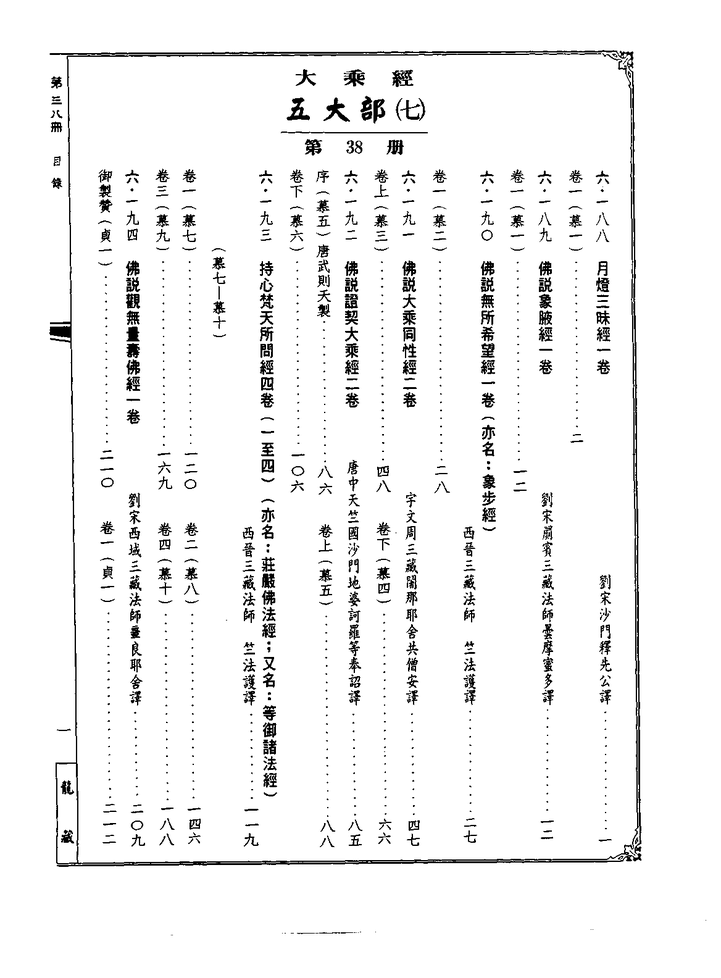
#> input picture 1.pdf2png/0.0.extract.from.one.pdf/png/page-001.png, 721 x 978 px, shrunk from 1168 x 1584 before the run, given as the content of the folder qldzjpng, which was not available
$ python 1.g.all.py
#> lines starting #> are read from the running program, lines starting #| are printed output that depends on the picture; after the words box and inside, x2 and y2 are one past the last pixel; in counts of white or black regions, pixels touching at a corner belong together; pictures that were not available may be replaced by others from this repository, and a replacement may not be noted
"""
此脚本旨在遍历指定目录（qldzjpng）及其所有子目录中的图片文件，并对每张图片的左侧和右侧特定部分进行文本检测。
- 功能1：遍历整个qldzjpng目录及其子目录中的所有图片，按照目录的次序先后访问。
- 功能2：如果发现某个图片中，左侧是黑底白字的，记录其路径和文件名，并保存到输出文件中(output.txt)。
- 功能3：为了防止程序意外中止后可以继续，请记录识别的进度(progress.txt)，以便从中断的地方继续执行。
- 需求1：截取的图片不需要保存。
- 需求2：在控制台上输出处理进度，但不要输出调试信息。
- 需求3：将上述功能和需求整理并放在代码前面作为说明。

使用方法：
确保设置了正确的根目录路径(root_directory)，然后运行脚本。
"""

import os
import numpy as np
from PIL import Image, ImageEnhance, ImageOps
from paddleocr import PaddleOCR

def get_image_brightness(image):
    """
    计算图像的平均亮度。
    """
    gray_image = image.convert('L')
    mean_value = np.array(gray_image).mean()
    return mean_value

def preprocess_image(image):
    """
    对图像进行预处理，包括转换为灰度、增强对比度和二值化等。
    """
    gray_image = image.convert("L")
    enhancer = ImageEnhance.Contrast(gray_image)
    enhanced_image = enhancer.enhance(2.0)
    threshold = 150
    binary_image = enhanced_image.point(lambda x: 255 if x > threshold else 0, '1')
    return binary_image.convert('RGB')

def detect_text_in_image_part(image_path, part, progress_file, output_file):
#> called with image_path = '_only/page-001.png', part = 'left', progress_file = 'progress.txt', output_file = 'output.txt'
    try:
        with Image.open(image_path) as img:
#> img is the input picture: PIL image 721x978 L; min 0, max 255, mean 243.2
            width, height = img.size
#> width = 721; height = 978

            box = (width*0//15, height*2//10, width*2//15, height*5//10) if part == 'left' else \
                  (width - width*2//15, height*2//10, width - width*0//15, height*5//10)
#> box = (0, 195, 96, 489)

            cropped_img = img.crop(box)
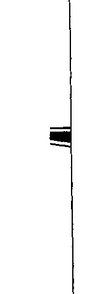
#> cropped_img: PIL image 96x294 L; min 0, max 255, mean 248.7
            brightness = get_image_brightness(cropped_img)
#> in get_image_brightness, `mean_value = np.array(gray_image).mean()`: mean_value = 248.7
#> brightness = 248.7

            if part == 'left' and brightness < 128:
                with open(output_file, 'a') as out_f:
                    out_f.write(f"Dark background with light text in file: {image_path}\n")

            processed_img = preprocess_image(cropped_img)
#> in preprocess_image, `binary_image = enhanced_image.point(lambda x: 255 if x > threshold els..`:
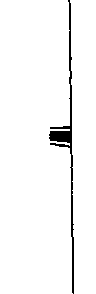
#> binary_image: PIL image 96x294 1; 96.8% white; 1 black region, box (x1, y1, x2, y2) and area: (49, 0, 74, 294) 903
            cropped_img_np = np.array(processed_img).astype(np.uint8)
            ocr.ocr(cropped_img_np, cls=True)

            # 更新进度文件
            with open(progress_file, 'a') as pf:
                pf.write(f"{image_path}\n")

        print(f"Processed {part} part of {image_path}")
    except Exception:
        print(f"Error processing {image_path}'s {part} part.")

def main(root_dir, progress_file='progress.txt', output_file='output.txt'):
    if os.path.exists(progress_file):
        with open(progress_file, 'r') as f:
            processed_files = set(line.strip() for line in f.readlines())
    else:
        processed_files = set()

    total_files = sum(len(files) for _, _, files in os.walk(root_dir))
    processed_count = len(processed_files)

    for subdir, _, files in os.walk(root_dir):
        for file in files:
            if file.lower().endswith(('png', 'jpg', 'jpeg')):
                full_path = os.path.join(subdir, file)
                if full_path in processed_files:
                    continue

                parts = ['left', 'right']
                for part in parts:
                    detect_text_in_image_part(full_path, part, progress_file, output_file)

                processed_count += 1
#> processed_count = 1
                print(f"Progress: {processed_count}/{total_files}")
#| Progress: 1/1

if __name__ == "__main__":
    root_directory = "qldzjpng"
    main(root_directory)

$ run again, on 1.pdf2png/0.0.extract.from.one.pdf/png/page-024.png
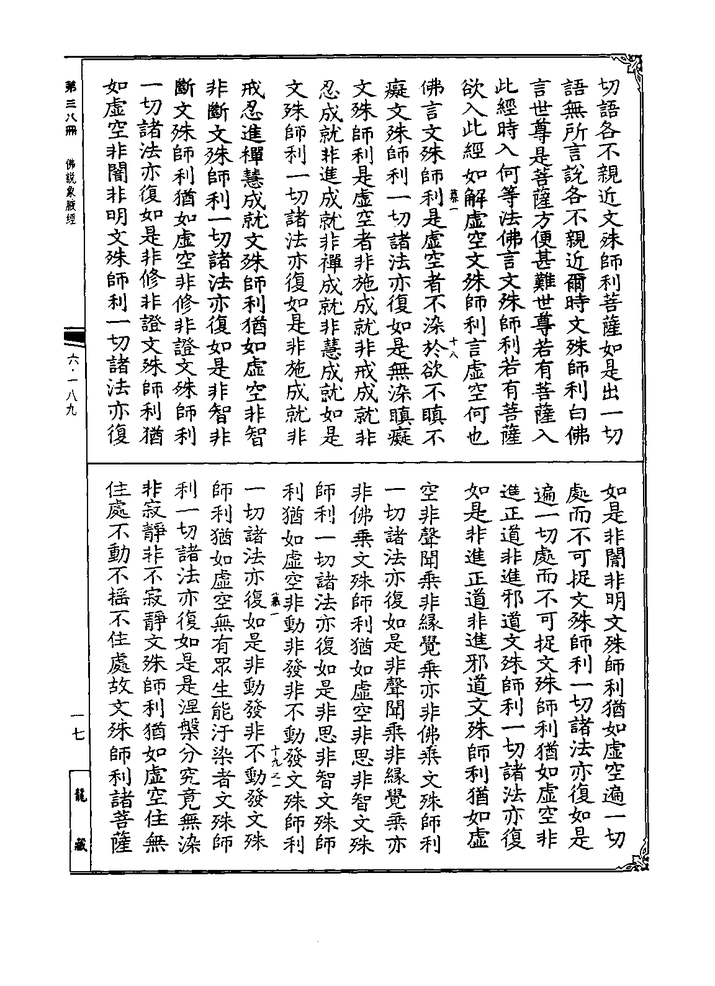
#> input picture 1.pdf2png/0.0.extract.from.one.pdf/png/page-024.png, 715 x 986 px, shrunk from 1152 x 1588 before the run, given as the content of the folder qldzjpng, which was not available
#> in detect_text_in_image_part, img is the input picture: PIL image 715x986 L; min 0, max 255, mean 226.6
#> in detect_text_in_image_part, `cropped_img = img.crop(box)`:
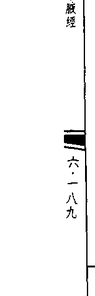
#> cropped_img: PIL image 95x296 L; min 0, max 255, mean 246.3
#> mean_value = 246.3
#> in preprocess_image, `binary_image = enhanced_image.point(lambda x: 255 if x > threshold els..`:
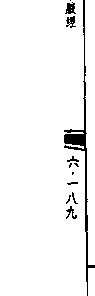
#> binary_image: PIL image 95x296 1; 95.7% white; 12 black regions (5 under 20 px), largest, box (x1, y1, x2, y2) and area: (64, 0, 95, 296) 890, (65, 2, 76, 14) 82, (66, 16, 76, 28) 67
#> processed_count = 1
#| Progress: 1/1

$ run again, on 1.pdf2png/0.0.extract.from.one.pdf/png/page-025.png
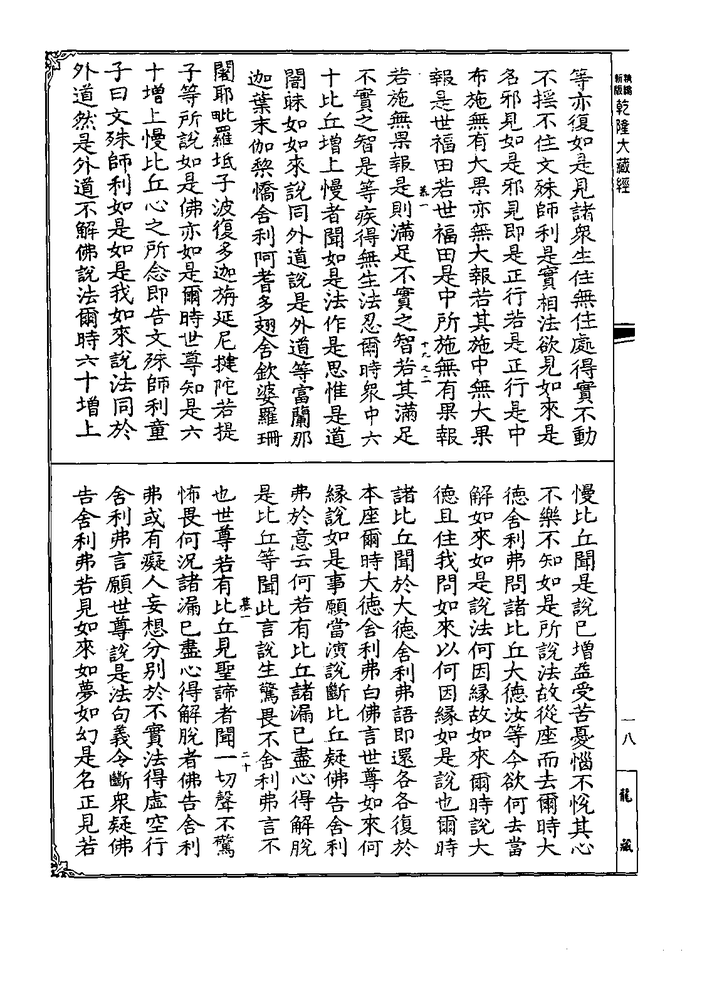
#> input picture 1.pdf2png/0.0.extract.from.one.pdf/png/page-025.png, 712 x 990 px, shrunk from 1136 x 1579 before the run, given as the content of the folder qldzjpng, which was not available
#> in detect_text_in_image_part, img is the input picture: PIL image 712x990 L; min 0, max 255, mean 225.5
#> in detect_text_in_image_part, `cropped_img = img.crop(box)`:
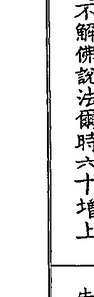
#> cropped_img: PIL image 94x297 L; min 0, max 255, mean 233.5
#> mean_value = 233.5
#> in preprocess_image, `binary_image = enhanced_image.point(lambda x: 255 if x > threshold els..`:
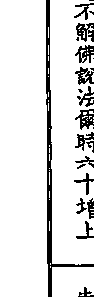
#> binary_image: PIL image 94x297 1; 89.1% white; 23 black regions (8 under 20 px), largest, box (x1, y1, x2, y2) and area: (46, 0, 94, 297) 1334, (76, 23, 94, 42) 199, (75, 109, 94, 130) 198
#> processed_count = 1
#| Progress: 1/1

$ run again, on 1.pdf2png/0.0.extract.from.one.pdf/png/page-031.png
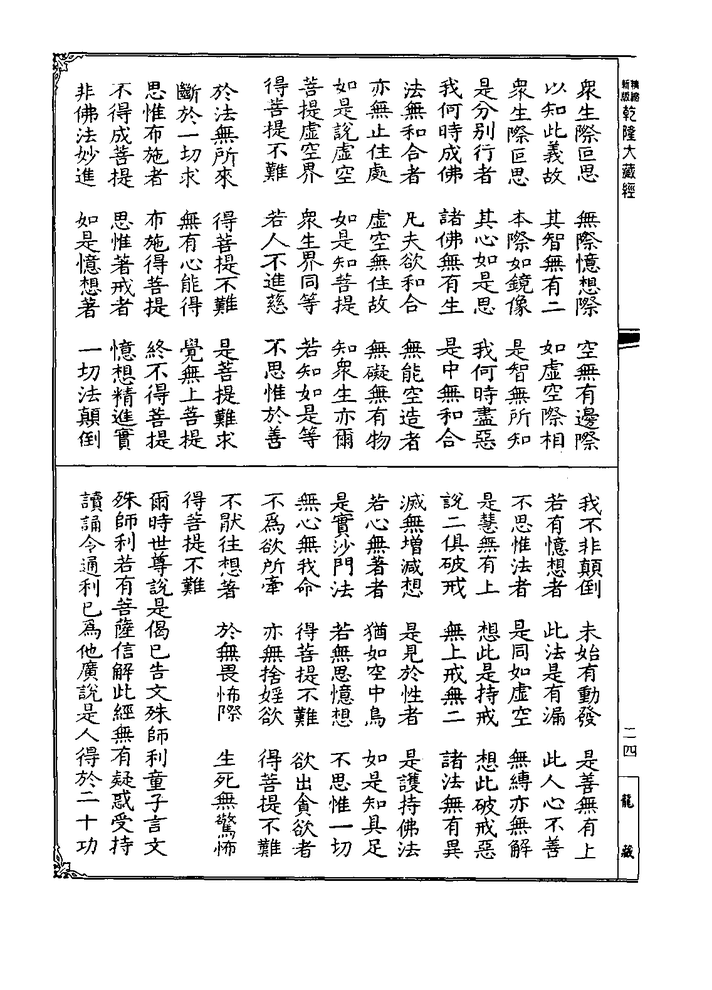
#> input picture 1.pdf2png/0.0.extract.from.one.pdf/png/page-031.png, 712 x 990 px, shrunk from 1136 x 1579 before the run, given as the content of the folder qldzjpng, which was not available
#> in detect_text_in_image_part, img is the input picture: PIL image 712x990 L; min 0, max 255, mean 229.9
#> in detect_text_in_image_part, `cropped_img = img.crop(box)`:
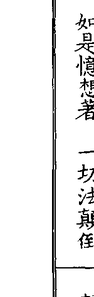
#> cropped_img: PIL image 94x297 L; min 0, max 255, mean 236.9
#> mean_value = 236.9
#> in preprocess_image, `binary_image = enhanced_image.point(lambda x: 255 if x > threshold els..`:
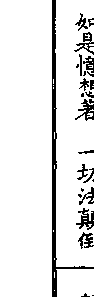
#> binary_image: PIL image 94x297 1; 90.7% white; 26 black regions (10 under 20 px), largest, box (x1, y1, x2, y2) and area: (52, 0, 94, 297) 1270, (76, 208, 94, 230) 187, (75, 99, 94, 121) 162
#> processed_count = 1
#| Progress: 1/1
